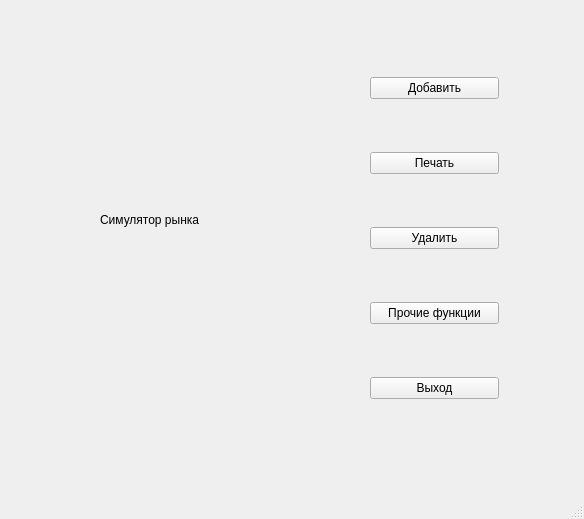
<?xml version="1.0" encoding="UTF-8"?>
<ui version="4.0">
 <class>MainWindow</class>
 <widget class="QMainWindow" name="MainWindow">
  <property name="geometry">
   <rect>
    <x>0</x>
    <y>0</y>
    <width>584</width>
    <height>519</height>
   </rect>
  </property>
  <property name="windowTitle">
   <string>MainWindow</string>
  </property>
  <widget class="QWidget" name="centralwidget">
   <widget class="QLabel" name="label">
    <property name="geometry">
     <rect>
      <x>100</x>
      <y>210</y>
      <width>124</width>
      <height>20</height>
     </rect>
    </property>
    <property name="text">
     <string>Симулятор рынка</string>
    </property>
   </widget>
   <widget class="QWidget" name="layoutWidget">
    <property name="geometry">
     <rect>
      <x>370</x>
      <y>30</y>
      <width>129</width>
      <height>421</height>
     </rect>
    </property>
    <layout class="QVBoxLayout" name="verticalLayout">
     <item>
      <widget class="QPushButton" name="AddButton">
       <property name="text">
        <string>Добавить</string>
       </property>
      </widget>
     </item>
     <item>
      <widget class="QPushButton" name="PrinButton">
       <property name="text">
        <string>Печать</string>
       </property>
      </widget>
     </item>
     <item>
      <widget class="QPushButton" name="DeleteButton">
       <property name="text">
        <string>Удалить</string>
       </property>
      </widget>
     </item>
     <item>
      <widget class="QPushButton" name="OtherButton">
       <property name="text">
        <string>Прочие функции</string>
       </property>
      </widget>
     </item>
     <item>
      <widget class="QPushButton" name="ExitButton">
       <property name="text">
        <string>Выход</string>
       </property>
      </widget>
     </item>
    </layout>
   </widget>
  </widget>
  <widget class="QMenuBar" name="menubar">
   <property name="geometry">
    <rect>
     <x>0</x>
     <y>0</y>
     <width>584</width>
     <height>25</height>
    </rect>
   </property>
  </widget>
  <widget class="QStatusBar" name="statusbar"/>
 </widget>
 <resources/>
 <connections>
  <connection>
   <sender>ExitButton</sender>
   <signal>pressed()</signal>
   <receiver>MainWindow</receiver>
   <slot>close()</slot>
   <hints>
    <hint type="sourcelabel">
     <x>422</x>
     <y>411</y>
    </hint>
    <hint type="destinationlabel">
     <x>291</x>
     <y>259</y>
    </hint>
   </hints>
  </connection>
 </connections>
</ui>
